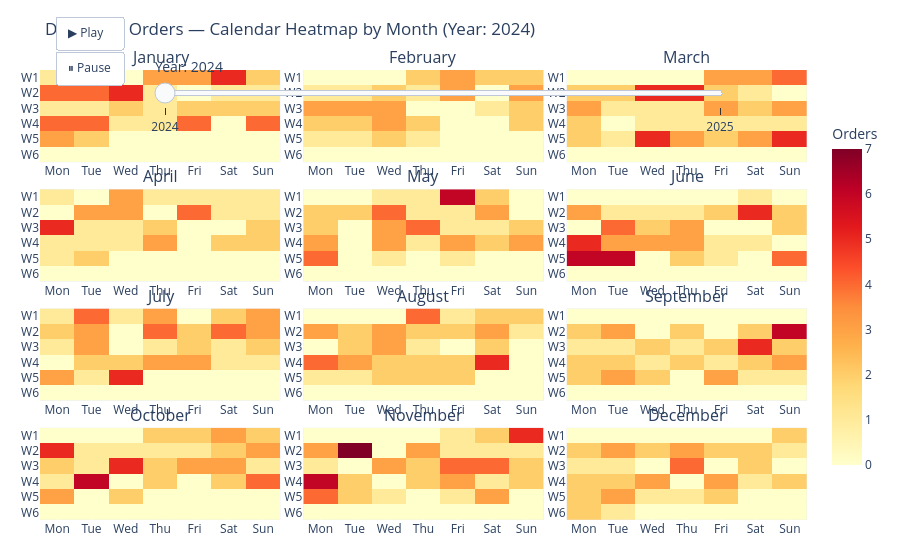

The cell this chart's notebook holds for it:
### Code cell
# If needed: pip install plotly
# %pip install plotly


import plotly.express as px



import plotly.graph_objects as go
from plotly.subplots import make_subplots

# --- Prep daily data ---
df["Order Time"] = pd.to_datetime(df["Order Time"], dayfirst=True, errors="coerce")
df = df.dropna(subset=["Order Time"]).copy()

df["Order Date"] = df["Order Time"].dt.floor("D")
full_days = pd.date_range(df["Order Date"].min(), df["Order Date"].max(), freq="D")

daily = (
    df.groupby("Order Date")["Order ID"].count()
      .reindex(full_days, fill_value=0)
      .rename("Order_Count")
      .rename_axis("Date")
      .reset_index()
)

daily["Year"] = daily["Date"].dt.year
daily["Month"] = daily["Date"].dt.month
daily["Month Name"] = daily["Date"].dt.month_name()
daily["Day"] = daily["Date"].dt.day
daily["DowIdx"] = daily["Date"].dt.weekday  # Monday=0..Sunday=6
dow_labels = ["Mon","Tue","Wed","Thu","Fri","Sat","Sun"]
daily["Dow"] = daily["DowIdx"].map({i: d for i, d in enumerate(dow_labels)})

def week_of_month(dt: pd.Timestamp) -> int:
    first = dt.replace(day=1)
    return (dt.day + first.weekday() - 1) // 7  # 0-based week index within month

daily["WeekOfMonth"] = daily["Date"].apply(week_of_month)

month_order = ["January","February","March","April","May","June",
               "July","August","September","October","November","December"]
daily["Month Name"] = pd.Categorical(daily["Month Name"], categories=month_order, ordered=True)

# --- Build a padded calendar grid for each (Year, Month) ---
pads = []
# Silence the pandas groupby FutureWarning by passing observed=True
for (y, m, mname), sub in daily.groupby(["Year", "Month", "Month Name"], observed=True):
    grid = pd.MultiIndex.from_product([range(6), range(7)], names=["WeekOfMonth", "DowIdx"]).to_frame(index=False)
    grid["Year"] = y
    grid["Month"] = m
    grid["Month Name"] = mname
    grid["Dow"] = grid["DowIdx"].map({i: d for i, d in enumerate(dow_labels)})

    merged = grid.merge(sub[["Date","Order_Count","WeekOfMonth","DowIdx"]],
                        on=["WeekOfMonth","DowIdx"], how="left")
    merged["is_actual_day"] = merged["Date"].notna()
    merged["Order_Count"] = merged["Order_Count"].fillna(0).astype(int)
    merged["DateStr"] = merged["Date"].dt.strftime("%Y-%m-%d").fillna("")
    pads.append(merged)

calendar_df = pd.concat(pads, ignore_index=True)

# --- Helper to create 6x7 matrices for z (orders) and hovertext ---
def month_matrices(frame_df):
    # frame_df filtered to one year-month
    # Rows: WeekOfMonth 0..5 (top to bottom), Columns: DowIdx 0..6 (Mon..Sun)
    pivot = frame_df.pivot(index="WeekOfMonth", columns="DowIdx", values="Order_Count").reindex(index=range(6), columns=range(7), fill_value=0)
    hover = frame_df.pivot(index="WeekOfMonth", columns="DowIdx", values="DateStr").reindex(index=range(6), columns=range(7), fill_value="")
    # We want week 0 at the top visually, but Plotly's Heatmap origin is upper-left by default.
    # We'll reverse y-axis later; keep matrices in natural order here.
    z = pivot.values
    hovertext = hover.values
    return z, hovertext

years = sorted(calendar_df["Year"].unique())
zmax = int(calendar_df["Order_Count"].max())

# --- Create subplots: 4 rows x 3 cols (12 months) ---
fig = make_subplots(
    rows=4, cols=3,
    subplot_titles=month_order,
    horizontal_spacing=0.03, vertical_spacing=0.06
)

# Map month -> subplot position
month_to_rc = {m: ((i // 3) + 1, (i % 3) + 1) for i, m in enumerate(month_order)}

# Add initial year's traces (one heatmap per month)
initial_year = years[0]
init_traces = []
for mname in month_order:
    r, c = month_to_rc[mname]
    sub = calendar_df[(calendar_df["Year"] == initial_year) & (calendar_df["Month Name"] == mname)]
    if sub.empty:
        # empty month placeholder
        z = np.zeros((6,7))
        hovertext = np.full((6,7), "", dtype=object)
    else:
        z, hovertext = month_matrices(sub)

    trace = go.Heatmap(
        z=z,
        x=dow_labels,  # columns
        y=[f"W{i+1}" for i in range(6)],  # rows
        colorscale="YlOrRd",
        zmin=0, zmax=zmax,
        showscale=False,  # we'll add a single shared colorbar later
        hovertemplate="<b>%{customdata}</b><br>Orders: %{z}<extra></extra>",
        customdata=hovertext
    )
    fig.add_trace(trace, row=r, col=c)
    init_traces.append(trace)

# Add a single colorbar on the last subplot
fig.data[-1].update(showscale=True, colorbar=dict(title="Orders", len=0.8))

# Reverse y-axis on each subplot so week 1 at top
for i in range(1, 13):
    axy = f"yaxis{i}"
    fig.layout[axy].update(autorange="reversed", tickmode="array", tickvals=[f"W{i+1}" for i in range(6)], ticktext=[f"W{i+1}" for i in range(6)])
    axx = f"xaxis{i}"
    fig.layout[axx].update(categoryorder="array", categoryarray=dow_labels)

fig.update_layout(
    title=f"Daily Taco Orders — Calendar Heatmap by Month (Year: {initial_year})",
    height=1100,
    margin=dict(t=70, l=40, r=20, b=40)
)

# --- Build animation frames: one frame per year, updating all 12 month heatmaps ---
frames = []
for y in years:
    frame_traces = []
    for mname in month_order:
        sub = calendar_df[(calendar_df["Year"] == y) & (calendar_df["Month Name"] == mname)]
        if sub.empty:
            z = np.zeros((6,7))
            hovertext = np.full((6,7), "", dtype=object)
        else:
            z, hovertext = month_matrices(sub)
        frame_traces.append(go.Heatmap(z=z, customdata=hovertext))
    frames.append(go.Frame(data=frame_traces, name=str(y)))

fig.frames = frames

# --- Play/pause buttons and slider ---
fig.update_layout(
    updatemenus=[
        dict(
            type="buttons",
            showactive=False,
            x=0.02, y=1.12, xanchor="left", yanchor="top",
            buttons=[
                dict(label="▶ Play", method="animate",
                     args=[None, dict(frame=dict(duration=800, redraw=True), transition=dict(duration=300),
                                      fromcurrent=True, mode="immediate")]),
                dict(label="⏸ Pause", method="animate",
                     args=[[None], dict(frame=dict(duration=0, redraw=False), mode="immediate")])
            ]
        )
    ],
    sliders=[dict(
        active=0,
        x=0.15, y=1.08, xanchor="left", yanchor="top",
        len=0.75,
        currentvalue=dict(prefix="Year: ", font=dict(size=14)),
        steps=[dict(label=str(y), method="animate", args=[[str(y)], dict(mode="immediate", frame=dict(duration=0, redraw=True), transition=dict(duration=200))]) for y in years]
    )]
)

fig.show()

### Figure 1 — Plotly figure (JSON) as saved in the notebook; plotly's stock layout.template omitted (floating-point values rounded to 4 significant figures)
{"data": [{"colorscale": [[0, "rgb(255,255,204)"], [0.125, "rgb(255,237,160)"], [0.25, "rgb(254,217,118)"], [0.375, "rgb(254,178,76)"], [0.5, "rgb(253,141,60)"], [0.625, "rgb(252,78,42)"], [0.75, "rgb(227,26,28)"], [0.875, "rgb(189,0,38)"], [1, "rgb(128,0,38)"]], "customdata": [["2024-01-01", "2024-01-02", "2024-01-03", "2024-01-04", "2024-01-05", "2024-01-06", "2024-01-07"], ["2024-01-08", "2024-01-09", "2024-01-10", "2024-01-11", "2024-01-12", "2024-01-13", "2024-01-14"], ["2024-01-15", "2024-01-16", "2024-01-17", "2024-01-18", "2024-01-19", "2024-01-20", "2024-01-21"], ["2024-01-22", "2024-01-23", "2024-01-24", "2024-01-25", "2024-01-26", "2024-01-27", "2024-01-28"], ["2024-01-29", "2024-01-30", "2024-01-31", "", "", "", ""], ["", "", "", "", "", "", ""]], "hovertemplate": "<b>%{customdata}</b><br>Orders: %{z}<extra></extra>", "showscale": false, "type": "heatmap", "x": ["Mon", "Tue", "Wed", "Thu", "Fri", "Sat", "Sun"], "xaxis": "x", "y": ["W1", "W2", "W3", "W4", "W5", "W6"], "yaxis": "y", "z": [[1, 1, 0, 3, 3, 5, 2], [4, 4, 5, 1, 0, 1, 1], [1, 1, 2, 1, 2, 2, 2], [4, 4, 1, 1, 4, 0, 4], [3, 2, 0, 0, 0, 0, 0], [0, 0, 0, 0, 0, 0, 0]], "zmax": 7, "zmin": 0}, {"colorscale": [[0, "rgb(255,255,204)"], [0.125, "rgb(255,237,160)"], [0.25, "rgb(254,217,118)"], [0.375, "rgb(254,178,76)"], [0.5, "rgb(253,141,60)"], [0.625, "rgb(252,78,42)"], [0.75, "rgb(227,26,28)"], [0.875, "rgb(189,0,38)"], [1, "rgb(128,0,38)"]], "customdata": [["", "", "", "2024-02-01", "2024-02-02", "2024-02-03", "2024-02-04"], ["2024-02-05", "2024-02-06", "2024-02-07", "2024-02-08", "2024-02-09", "2024-02-10", "2024-02-11"], ["2024-02-12", "2024-02-13", "2024-02-14", "2024-02-15", "2024-02-16", "2024-02-17", "2024-02-18"], ["2024-02-19", "2024-02-20", "2024-02-21", "2024-02-22", "2024-02-23", "2024-02-24", "2024-02-25"], ["2024-02-26", "2024-02-27", "2024-02-28", "2024-02-29", "", "", ""], ["", "", "", "", "", "", ""]], "hovertemplate": "<b>%{customdata}</b><br>Orders: %{z}<extra></extra>", "showscale": false, "type": "heatmap", "x": ["Mon", "Tue", "Wed", "Thu", "Fri", "Sat", "Sun"], "xaxis": "x2", "y": ["W1", "W2", "W3", "W4", "W5", "W6"], "yaxis": "y2", "z": [[0, 0, 0, 2, 3, 2, 2], [1, 1, 2, 1, 3, 0, 3], [3, 3, 3, 0, 0, 1, 2], [2, 2, 3, 2, 0, 0, 2], [1, 1, 2, 1, 0, 0, 0], [0, 0, 0, 0, 0, 0, 0]], "zmax": 7, "zmin": 0}, {"colorscale": [[0, "rgb(255,255,204)"], [0.125, "rgb(255,237,160)"], [0.25, "rgb(254,217,118)"], [0.375, "rgb(254,178,76)"], [0.5, "rgb(253,141,60)"], [0.625, "rgb(252,78,42)"], [0.75, "rgb(227,26,28)"], [0.875, "rgb(189,0,38)"], [1, "rgb(128,0,38)"]], "customdata": [["", "", "", "", "2024-03-01", "2024-03-02", "2024-03-03"], ["2024-03-04", "2024-03-05", "2024-03-06", "2024-03-07", "2024-03-08", "2024-03-09", "2024-03-10"], ["2024-03-11", "2024-03-12", "2024-03-13", "2024-03-14", "2024-03-15", "2024-03-16", "2024-03-17"], ["2024-03-18", "2024-03-19", "2024-03-20", "2024-03-21", "2024-03-22", "2024-03-23", "2024-03-24"], ["2024-03-25", "2024-03-26", "2024-03-27", "2024-03-28", "2024-03-29", "2024-03-30", "2024-03-31"], ["", "", "", "", "", "", ""]], "hovertemplate": "<b>%{customdata}</b><br>Orders: %{z}<extra></extra>", "showscale": false, "type": "heatmap", "x": ["Mon", "Tue", "Wed", "Thu", "Fri", "Sat", "Sun"], "xaxis": "x3", "y": ["W1", "W2", "W3", "W4", "W5", "W6"], "yaxis": "y3", "z": [[0, 0, 0, 0, 3, 3, 4], [2, 2, 5, 5, 2, 1, 0], [3, 1, 1, 1, 3, 2, 3], [2, 0, 1, 1, 1, 1, 1], [2, 1, 5, 3, 2, 3, 5], [0, 0, 0, 0, 0, 0, 0]], "zmax": 7, "zmin": 0}, {"colorscale": [[0, "rgb(255,255,204)"], [0.125, "rgb(255,237,160)"], [0.25, "rgb(254,217,118)"], [0.375, "rgb(254,178,76)"], [0.5, "rgb(253,141,60)"], [0.625, "rgb(252,78,42)"], [0.75, "rgb(227,26,28)"], [0.875, "rgb(189,0,38)"], [1, "rgb(128,0,38)"]], "customdata": [["2024-04-01", "2024-04-02", "2024-04-03", "2024-04-04", "2024-04-05", "2024-04-06", "2024-04-07"], ["2024-04-08", "2024-04-09", "2024-04-10", "2024-04-11", "2024-04-12", "2024-04-13", "2024-04-14"], ["2024-04-15", "2024-04-16", "2024-04-17", "2024-04-18", "2024-04-19", "2024-04-20", "2024-04-21"], ["2024-04-22", "2024-04-23", "2024-04-24", "2024-04-25", "2024-04-26", "2024-04-27", "2024-04-28"], ["2024-04-29", "2024-04-30", "", "", "", "", ""], ["", "", "", "", "", "", ""]], "hovertemplate": "<b>%{customdata}</b><br>Orders: %{z}<extra></extra>", "showscale": false, "type": "heatmap", "x": ["Mon", "Tue", "Wed", "Thu", "Fri", "Sat", "Sun"], "xaxis": "x4", "y": ["W1", "W2", "W3", "W4", "W5", "W6"], "yaxis": "y4", "z": [[1, 0, 3, 1, 1, 1, 1], [0, 3, 3, 0, 4, 1, 1], [5, 1, 1, 2, 0, 0, 2], [1, 1, 1, 3, 0, 2, 2], [1, 2, 0, 0, 0, 0, 0], [0, 0, 0, 0, 0, 0, 0]], "zmax": 7, "zmin": 0}, {"colorscale": [[0, "rgb(255,255,204)"], [0.125, "rgb(255,237,160)"], [0.25, "rgb(254,217,118)"], [0.375, "rgb(254,178,76)"], [0.5, "rgb(253,141,60)"], [0.625, "rgb(252,78,42)"], [0.75, "rgb(227,26,28)"], [0.875, "rgb(189,0,38)"], [1, "rgb(128,0,38)"]], "customdata": [["", "", "2024-05-01", "2024-05-02", "2024-05-03", "2024-05-04", "2024-05-05"], ["2024-05-06", "2024-05-07", "2024-05-08", "2024-05-09", "2024-05-10", "2024-05-11", "2024-05-12"], ["2024-05-13", "2024-05-14", "2024-05-15", "2024-05-16", "2024-05-17", "2024-05-18", "2024-05-19"], ["2024-05-20", "2024-05-21", "2024-05-22", "2024-05-23", "2024-05-24", "2024-05-25", "2024-05-26"], ["2024-05-27", "2024-05-28", "2024-05-29", "2024-05-30", "2024-05-31", "", ""], ["", "", "", "", "", "", ""]], "hovertemplate": "<b>%{customdata}</b><br>Orders: %{z}<extra></extra>", "showscale": false, "type": "heatmap", "x": ["Mon", "Tue", "Wed", "Thu", "Fri", "Sat", "Sun"], "xaxis": "x5", "y": ["W1", "W2", "W3", "W4", "W5", "W6"], "yaxis": "y5", "z": [[0, 0, 1, 1, 6, 2, 0], [2, 2, 4, 1, 1, 3, 0], [2, 0, 3, 4, 1, 1, 2], [3, 0, 3, 1, 3, 2, 3], [4, 0, 1, 0, 1, 0, 0], [0, 0, 0, 0, 0, 0, 0]], "zmax": 7, "zmin": 0}, {"colorscale": [[0, "rgb(255,255,204)"], [0.125, "rgb(255,237,160)"], [0.25, "rgb(254,217,118)"], [0.375, "rgb(254,178,76)"], [0.5, "rgb(253,141,60)"], [0.625, "rgb(252,78,42)"], [0.75, "rgb(227,26,28)"], [0.875, "rgb(189,0,38)"], [1, "rgb(128,0,38)"]], "customdata": [["", "", "", "", "", "2024-06-01", "2024-06-02"], ["2024-06-03", "2024-06-04", "2024-06-05", "2024-06-06", "2024-06-07", "2024-06-08", "2024-06-09"], ["2024-06-10", "2024-06-11", "2024-06-12", "2024-06-13", "2024-06-14", "2024-06-15", "2024-06-16"], ["2024-06-17", "2024-06-18", "2024-06-19", "2024-06-20", "2024-06-21", "2024-06-22", "2024-06-23"], ["2024-06-24", "2024-06-25", "2024-06-26", "2024-06-27", "2024-06-28", "2024-06-29", "2024-06-30"], ["", "", "", "", "", "", ""]], "hovertemplate": "<b>%{customdata}</b><br>Orders: %{z}<extra></extra>", "showscale": false, "type": "heatmap", "x": ["Mon", "Tue", "Wed", "Thu", "Fri", "Sat", "Sun"], "xaxis": "x6", "y": ["W1", "W2", "W3", "W4", "W5", "W6"], "yaxis": "y6", "z": [[0, 0, 0, 0, 0, 1, 0], [3, 1, 1, 1, 2, 5, 2], [0, 4, 2, 3, 0, 0, 2], [5, 3, 3, 3, 1, 1, 0], [6, 6, 0, 2, 1, 0, 4], [0, 0, 0, 0, 0, 0, 0]], "zmax": 7, "zmin": 0}, {"colorscale": [[0, "rgb(255,255,204)"], [0.125, "rgb(255,237,160)"], [0.25, "rgb(254,217,118)"], [0.375, "rgb(254,178,76)"], [0.5, "rgb(253,141,60)"], [0.625, "rgb(252,78,42)"], [0.75, "rgb(227,26,28)"], [0.875, "rgb(189,0,38)"], [1, "rgb(128,0,38)"]], "customdata": [["2024-07-01", "2024-07-02", "2024-07-03", "2024-07-04", "2024-07-05", "2024-07-06", "2024-07-07"], ["2024-07-08", "2024-07-09", "2024-07-10", "2024-07-11", "2024-07-12", "2024-07-13", "2024-07-14"], ["2024-07-15", "2024-07-16", "2024-07-17", "2024-07-18", "2024-07-19", "2024-07-20", "2024-07-21"], ["2024-07-22", "2024-07-23", "2024-07-24", "2024-07-25", "2024-07-26", "2024-07-27", "2024-07-28"], ["2024-07-29", "2024-07-30", "2024-07-31", "", "", "", ""], ["", "", "", "", "", "", ""]], "hovertemplate": "<b>%{customdata}</b><br>Orders: %{z}<extra></extra>", "showscale": false, "type": "heatmap", "x": ["Mon", "Tue", "Wed", "Thu", "Fri", "Sat", "Sun"], "xaxis": "x7", "y": ["W1", "W2", "W3", "W4", "W5", "W6"], "yaxis": "y7", "z": [[1, 4, 1, 3, 0, 2, 3], [2, 3, 0, 4, 2, 4, 3], [1, 3, 0, 1, 2, 1, 2], [0, 2, 2, 3, 3, 1, 1], [3, 1, 5, 0, 0, 0, 0], [0, 0, 0, 0, 0, 0, 0]], "zmax": 7, "zmin": 0}, {"colorscale": [[0, "rgb(255,255,204)"], [0.125, "rgb(255,237,160)"], [0.25, "rgb(254,217,118)"], [0.375, "rgb(254,178,76)"], [0.5, "rgb(253,141,60)"], [0.625, "rgb(252,78,42)"], [0.75, "rgb(227,26,28)"], [0.875, "rgb(189,0,38)"], [1, "rgb(128,0,38)"]], "customdata": [["", "", "", "2024-08-01", "2024-08-02", "2024-08-03", "2024-08-04"], ["2024-08-05", "2024-08-06", "2024-08-07", "2024-08-08", "2024-08-09", "2024-08-10", "2024-08-11"], ["2024-08-12", "2024-08-13", "2024-08-14", "2024-08-15", "2024-08-16", "2024-08-17", "2024-08-18"], ["2024-08-19", "2024-08-20", "2024-08-21", "2024-08-22", "2024-08-23", "2024-08-24", "2024-08-25"], ["2024-08-26", "2024-08-27", "2024-08-28", "2024-08-29", "2024-08-30", "2024-08-31", ""], ["", "", "", "", "", "", ""]], "hovertemplate": "<b>%{customdata}</b><br>Orders: %{z}<extra></extra>", "showscale": false, "type": "heatmap", "x": ["Mon", "Tue", "Wed", "Thu", "Fri", "Sat", "Sun"], "xaxis": "x8", "y": ["W1", "W2", "W3", "W4", "W5", "W6"], "yaxis": "y8", "z": [[0, 0, 0, 4, 1, 2, 2], [3, 2, 3, 2, 2, 3, 1], [0, 2, 3, 1, 0, 2, 0], [4, 3, 2, 2, 2, 5, 0], [1, 1, 2, 2, 2, 0, 0], [0, 0, 0, 0, 0, 0, 0]], "zmax": 7, "zmin": 0}, {"colorscale": [[0, "rgb(255,255,204)"], [0.125, "rgb(255,237,160)"], [0.25, "rgb(254,217,118)"], [0.375, "rgb(254,178,76)"], [0.5, "rgb(253,141,60)"], [0.625, "rgb(252,78,42)"], [0.75, "rgb(227,26,28)"], [0.875, "rgb(189,0,38)"], [1, "rgb(128,0,38)"]], "customdata": [["", "", "", "", "", "", "2024-09-01"], ["2024-09-02", "2024-09-03", "2024-09-04", "2024-09-05", "2024-09-06", "2024-09-07", "2024-09-08"], ["2024-09-09", "2024-09-10", "2024-09-11", "2024-09-12", "2024-09-13", "2024-09-14", "2024-09-15"], ["2024-09-16", "2024-09-17", "2024-09-18", "2024-09-19", "2024-09-20", "2024-09-21", "2024-09-22"], ["2024-09-23", "2024-09-24", "2024-09-25", "2024-09-26", "2024-09-27", "2024-09-28", "2024-09-29"], ["2024-09-30", "", "", "", "", "", ""]], "hovertemplate": "<b>%{customdata}</b><br>Orders: %{z}<extra></extra>", "showscale": false, "type": "heatmap", "x": ["Mon", "Tue", "Wed", "Thu", "Fri", "Sat", "Sun"], "xaxis": "x9", "y": ["W1", "W2", "W3", "W4", "W5", "W6"], "yaxis": "y9", "z": [[0, 0, 0, 0, 0, 0, 0], [2, 3, 0, 2, 0, 2, 6], [1, 1, 2, 1, 2, 5, 2], [2, 2, 1, 2, 1, 2, 3], [2, 3, 2, 0, 3, 1, 1], [0, 0, 0, 0, 0, 0, 0]], "zmax": 7, "zmin": 0}, {"colorscale": [[0, "rgb(255,255,204)"], [0.125, "rgb(255,237,160)"], [0.25, "rgb(254,217,118)"], [0.375, "rgb(254,178,76)"], [0.5, "rgb(253,141,60)"], [0.625, "rgb(252,78,42)"], [0.75, "rgb(227,26,28)"], [0.875, "rgb(189,0,38)"], [1, "rgb(128,0,38)"]], "customdata": [["", "2024-10-01", "2024-10-02", "2024-10-03", "2024-10-04", "2024-10-05", "2024-10-06"], ["2024-10-07", "2024-10-08", "2024-10-09", "2024-10-10", "2024-10-11", "2024-10-12", "2024-10-13"], ["2024-10-14", "2024-10-15", "2024-10-16", "2024-10-17", "2024-10-18", "2024-10-19", "2024-10-20"], ["2024-10-21", "2024-10-22", "2024-10-23", "2024-10-24", "2024-10-25", "2024-10-26", "2024-10-27"], ["2024-10-28", "2024-10-29", "2024-10-30", "2024-10-31", "", "", ""], ["", "", "", "", "", "", ""]], "hovertemplate": "<b>%{customdata}</b><br>Orders: %{z}<extra></extra>", "showscale": false, "type": "heatmap", "x": ["Mon", "Tue", "Wed", "Thu", "Fri", "Sat", "Sun"], "xaxis": "x10", "y": ["W1", "W2", "W3", "W4", "W5", "W6"], "yaxis": "y10", "z": [[0, 0, 0, 2, 2, 3, 2], [5, 1, 1, 1, 1, 2, 3], [2, 1, 5, 2, 3, 3, 1], [1, 6, 0, 2, 0, 2, 4], [3, 0, 2, 0, 0, 0, 0], [0, 0, 0, 0, 0, 0, 0]], "zmax": 7, "zmin": 0}, {"colorscale": [[0, "rgb(255,255,204)"], [0.125, "rgb(255,237,160)"], [0.25, "rgb(254,217,118)"], [0.375, "rgb(254,178,76)"], [0.5, "rgb(253,141,60)"], [0.625, "rgb(252,78,42)"], [0.75, "rgb(227,26,28)"], [0.875, "rgb(189,0,38)"], [1, "rgb(128,0,38)"]], "customdata": [["", "", "", "", "2024-11-01", "2024-11-02", "2024-11-03"], ["2024-11-04", "2024-11-05", "2024-11-06", "2024-11-07", "2024-11-08", "2024-11-09", "2024-11-10"], ["2024-11-11", "2024-11-12", "2024-11-13", "2024-11-14", "2024-11-15", "2024-11-16", "2024-11-17"], ["2024-11-18", "2024-11-19", "2024-11-20", "2024-11-21", "2024-11-22", "2024-11-23", "2024-11-24"], ["2024-11-25", "2024-11-26", "2024-11-27", "2024-11-28", "2024-11-29", "2024-11-30", ""], ["", "", "", "", "", "", ""]], "hovertemplate": "<b>%{customdata}</b><br>Orders: %{z}<extra></extra>", "showscale": false, "type": "heatmap", "x": ["Mon", "Tue", "Wed", "Thu", "Fri", "Sat", "Sun"], "xaxis": "x11", "y": ["W1", "W2", "W3", "W4", "W5", "W6"], "yaxis": "y11", "z": [[0, 0, 0, 0, 1, 2, 5], [3, 7, 0, 3, 1, 1, 1], [1, 0, 3, 2, 4, 4, 2], [6, 2, 0, 2, 3, 1, 2], [4, 2, 1, 0, 1, 3, 0], [0, 0, 0, 0, 0, 0, 0]], "zmax": 7, "zmin": 0}, {"colorbar": {"len": 0.8, "title": {"text": "Orders"}}, "colorscale": [[0, "rgb(255,255,204)"], [0.125, "rgb(255,237,160)"], [0.25, "rgb(254,217,118)"], [0.375, "rgb(254,178,76)"], [0.5, "rgb(253,141,60)"], [0.625, "rgb(252,78,42)"], [0.75, "rgb(227,26,28)"], [0.875, "rgb(189,0,38)"], [1, "rgb(128,0,38)"]], "customdata": [["", "", "", "", "", "", "2024-12-01"], ["2024-12-02", "2024-12-03", "2024-12-04", "2024-12-05", "2024-12-06", "2024-12-07", "2024-12-08"], ["2024-12-09", "2024-12-10", "2024-12-11", "2024-12-12", "2024-12-13", "2024-12-14", "2024-12-15"], ["2024-12-16", "2024-12-17", "2024-12-18", "2024-12-19", "2024-12-20", "2024-12-21", "2024-12-22"], ["2024-12-23", "2024-12-24", "2024-12-25", "2024-12-26", "2024-12-27", "2024-12-28", "2024-12-29"], ["2024-12-30", "2024-12-31", "", "", "", "", ""]], "hovertemplate": "<b>%{customdata}</b><br>Orders: %{z}<extra></extra>", "showscale": true, "type": "heatmap", "x": ["Mon", "Tue", "Wed", "Thu", "Fri", "Sat", "Sun"], "xaxis": "x12", "y": ["W1", "W2", "W3", "W4", "W5", "W6"], "yaxis": "y12", "z": [[0, 0, 0, 0, 0, 0, 2], [2, 3, 2, 3, 2, 2, 1], [1, 1, 0, 4, 0, 2, 0], [2, 2, 3, 0, 3, 1, 2], [2, 3, 1, 1, 2, 0, 0], [2, 1, 0, 0, 0, 0, 0]], "zmax": 7, "zmin": 0}], "layout": {"annotations": [{"font": {"size": 16}, "showarrow": false, "text": "January", "x": 0.1567, "xanchor": "center", "xref": "paper", "y": 1, "yanchor": "bottom", "yref": "paper"}, {"font": {"size": 16}, "showarrow": false, "text": "February", "x": 0.5, "xanchor": "center", "xref": "paper", "y": 1, "yanchor": "bottom", "yref": "paper"}, {"font": {"size": 16}, "showarrow": false, "text": "March", "x": 0.8433, "xanchor": "center", "xref": "paper", "y": 1, "yanchor": "bottom", "yref": "paper"}, {"font": {"size": 16}, "showarrow": false, "text": "April", "x": 0.1567, "xanchor": "center", "xref": "paper", "y": 0.735, "yanchor": "bottom", "yref": "paper"}, {"font": {"size": 16}, "showarrow": false, "text": "May", "x": 0.5, "xanchor": "center", "xref": "paper", "y": 0.735, "yanchor": "bottom", "yref": "paper"}, {"font": {"size": 16}, "showarrow": false, "text": "June", "x": 0.8433, "xanchor": "center", "xref": "paper", "y": 0.735, "yanchor": "bottom", "yref": "paper"}, {"font": {"size": 16}, "showarrow": false, "text": "July", "x": 0.1567, "xanchor": "center", "xref": "paper", "y": 0.47, "yanchor": "bottom", "yref": "paper"}, {"font": {"size": 16}, "showarrow": false, "text": "August", "x": 0.5, "xanchor": "center", "xref": "paper", "y": 0.47, "yanchor": "bottom", "yref": "paper"}, {"font": {"size": 16}, "showarrow": false, "text": "September", "x": 0.8433, "xanchor": "center", "xref": "paper", "y": 0.47, "yanchor": "bottom", "yref": "paper"}, {"font": {"size": 16}, "showarrow": false, "text": "October", "x": 0.1567, "xanchor": "center", "xref": "paper", "y": 0.205, "yanchor": "bottom", "yref": "paper"}, {"font": {"size": 16}, "showarrow": false, "text": "November", "x": 0.5, "xanchor": "center", "xref": "paper", "y": 0.205, "yanchor": "bottom", "yref": "paper"}, {"font": {"size": 16}, "showarrow": false, "text": "December", "x": 0.8433, "xanchor": "center", "xref": "paper", "y": 0.205, "yanchor": "bottom", "yref": "paper"}], "autosize": true, "margin": {"b": 40, "l": 40, "r": 20, "t": 70}, "sliders": [{"active": 0, "currentvalue": {"font": {"size": 14}, "prefix": "Year: "}, "len": 0.75, "steps": [{"args": [["2024"], {"frame": {"duration": 0, "redraw": true}, "mode": "immediate", "transition": {"duration": 200}}], "label": "2024", "method": "animate"}, {"args": [["2025"], {"frame": {"duration": 0, "redraw": true}, "mode": "immediate", "transition": {"duration": 200}}], "label": "2025", "method": "animate"}], "x": 0.15, "xanchor": "left", "y": 1.08, "yanchor": "top"}], "title": {"text": "Daily Taco Orders — Calendar Heatmap by Month (Year: 2024)"}, "updatemenus": [{"buttons": [{"args": [null, {"frame": {"duration": 800, "redraw": true}, "fromcurrent": true, "mode": "immediate", "transition": {"duration": 300}}], "label": "▶ Play", "method": "animate"}, {"args": [[null], {"frame": {"duration": 0, "redraw": false}, "mode": "immediate"}], "label": "⏸ Pause", "method": "animate"}], "showactive": false, "type": "buttons", "x": 0.02, "xanchor": "left", "y": 1.12, "yanchor": "top"}], "xaxis": {"anchor": "y", "autorange": true, "categoryarray": ["Mon", "Tue", "Wed", "Thu", "Fri", "Sat", "Sun"], "categoryorder": "array", "domain": [0, 0.3133], "range": [-0.5, 6.5], "type": "category"}, "xaxis10": {"anchor": "y10", "autorange": true, "categoryarray": ["Mon", "Tue", "Wed", "Thu", "Fri", "Sat", "Sun"], "categoryorder": "array", "domain": [0, 0.3133], "range": [-0.5, 6.5], "type": "category"}, "xaxis11": {"anchor": "y11", "autorange": true, "categoryarray": ["Mon", "Tue", "Wed", "Thu", "Fri", "Sat", "Sun"], "categoryorder": "array", "domain": [0.3433, 0.6567], "range": [-0.5, 6.5], "type": "category"}, "xaxis12": {"anchor": "y12", "autorange": true, "categoryarray": ["Mon", "Tue", "Wed", "Thu", "Fri", "Sat", "Sun"], "categoryorder": "array", "domain": [0.6867, 1.0], "range": [-0.5, 6.5], "type": "category"}, "xaxis2": {"anchor": "y2", "autorange": true, "categoryarray": ["Mon", "Tue", "Wed", "Thu", "Fri", "Sat", "Sun"], "categoryorder": "array", "domain": [0.3433, 0.6567], "range": [-0.5, 6.5], "type": "category"}, "xaxis3": {"anchor": "y3", "autorange": true, "categoryarray": ["Mon", "Tue", "Wed", "Thu", "Fri", "Sat", "Sun"], "categoryorder": "array", "domain": [0.6867, 1.0], "range": [-0.5, 6.5], "type": "category"}, "xaxis4": {"anchor": "y4", "autorange": true, "categoryarray": ["Mon", "Tue", "Wed", "Thu", "Fri", "Sat", "Sun"], "categoryorder": "array", "domain": [0, 0.3133], "range": [-0.5, 6.5], "type": "category"}, "xaxis5": {"anchor": "y5", "autorange": true, "categoryarray": ["Mon", "Tue", "Wed", "Thu", "Fri", "Sat", "Sun"], "categoryorder": "array", "domain": [0.3433, 0.6567], "range": [-0.5, 6.5], "type": "category"}, "xaxis6": {"anchor": "y6", "autorange": true, "categoryarray": ["Mon", "Tue", "Wed", "Thu", "Fri", "Sat", "Sun"], "categoryorder": "array", "domain": [0.6867, 1.0], "range": [-0.5, 6.5], "type": "category"}, "xaxis7": {"anchor": "y7", "autorange": true, "categoryarray": ["Mon", "Tue", "Wed", "Thu", "Fri", "Sat", "Sun"], "categoryorder": "array", "domain": [0, 0.3133], "range": [-0.5, 6.5], "type": "category"}, "xaxis8": {"anchor": "y8", "autorange": true, "categoryarray": ["Mon", "Tue", "Wed", "Thu", "Fri", "Sat", "Sun"], "categoryorder": "array", "domain": [0.3433, 0.6567], "range": [-0.5, 6.5], "type": "category"}, "xaxis9": {"anchor": "y9", "autorange": true, "categoryarray": ["Mon", "Tue", "Wed", "Thu", "Fri", "Sat", "Sun"], "categoryorder": "array", "domain": [0.6867, 1.0], "range": [-0.5, 6.5], "type": "category"}, "yaxis": {"anchor": "x", "autorange": true, "domain": [0.795, 1], "range": [5.5, -0.5], "tickmode": "array", "ticktext": ["W1", "W2", "W3", "W4", "W5", "W6"], "tickvals": ["W1", "W2", "W3", "W4", "W5", "W6"], "type": "category"}, "yaxis10": {"anchor": "x10", "autorange": true, "domain": [0, 0.205], "range": [5.5, -0.5], "tickmode": "array", "ticktext": ["W1", "W2", "W3", "W4", "W5", "W6"], "tickvals": ["W1", "W2", "W3", "W4", "W5", "W6"], "type": "category"}, "yaxis11": {"anchor": "x11", "autorange": true, "domain": [0, 0.205], "range": [5.5, -0.5], "tickmode": "array", "ticktext": ["W1", "W2", "W3", "W4", "W5", "W6"], "tickvals": ["W1", "W2", "W3", "W4", "W5", "W6"], "type": "category"}, "yaxis12": {"anchor": "x12", "autorange": true, "domain": [0, 0.205], "range": [5.5, -0.5], "tickmode": "array", "ticktext": ["W1", "W2", "W3", "W4", "W5", "W6"], "tickvals": ["W1", "W2", "W3", "W4", "W5", "W6"], "type": "category"}, "yaxis2": {"anchor": "x2", "autorange": true, "domain": [0.795, 1], "range": [5.5, -0.5], "tickmode": "array", "ticktext": ["W1", "W2", "W3", "W4", "W5", "W6"], "tickvals": ["W1", "W2", "W3", "W4", "W5", "W6"], "type": "category"}, "yaxis3": {"anchor": "x3", "autorange": true, "domain": [0.795, 1], "range": [5.5, -0.5], "tickmode": "array", "ticktext": ["W1", "W2", "W3", "W4", "W5", "W6"], "tickvals": ["W1", "W2", "W3", "W4", "W5", "W6"], "type": "category"}, "yaxis4": {"anchor": "x4", "autorange": true, "domain": [0.53, 0.735], "range": [5.5, -0.5], "tickmode": "array", "ticktext": ["W1", "W2", "W3", "W4", "W5", "W6"], "tickvals": ["W1", "W2", "W3", "W4", "W5", "W6"], "type": "category"}, "yaxis5": {"anchor": "x5", "autorange": true, "domain": [0.53, 0.735], "range": [5.5, -0.5], "tickmode": "array", "ticktext": ["W1", "W2", "W3", "W4", "W5", "W6"], "tickvals": ["W1", "W2", "W3", "W4", "W5", "W6"], "type": "category"}, "yaxis6": {"anchor": "x6", "autorange": true, "domain": [0.53, 0.735], "range": [5.5, -0.5], "tickmode": "array", "ticktext": ["W1", "W2", "W3", "W4", "W5", "W6"], "tickvals": ["W1", "W2", "W3", "W4", "W5", "W6"], "type": "category"}, "yaxis7": {"anchor": "x7", "autorange": true, "domain": [0.265, 0.47], "range": [5.5, -0.5], "tickmode": "array", "ticktext": ["W1", "W2", "W3", "W4", "W5", "W6"], "tickvals": ["W1", "W2", "W3", "W4", "W5", "W6"], "type": "category"}, "yaxis8": {"anchor": "x8", "autorange": true, "domain": [0.265, 0.47], "range": [5.5, -0.5], "tickmode": "array", "ticktext": ["W1", "W2", "W3", "W4", "W5", "W6"], "tickvals": ["W1", "W2", "W3", "W4", "W5", "W6"], "type": "category"}, "yaxis9": {"anchor": "x9", "autorange": true, "domain": [0.265, 0.47], "range": [5.5, -0.5], "tickmode": "array", "ticktext": ["W1", "W2", "W3", "W4", "W5", "W6"], "tickvals": ["W1", "W2", "W3", "W4", "W5", "W6"], "type": "category"}}}
